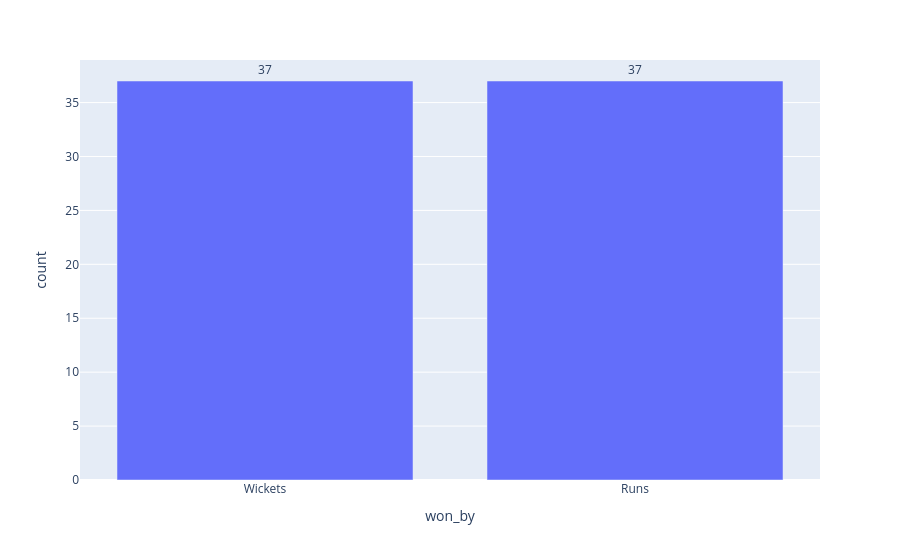

Write notebook code for a chart like this one.
### Markdown cell above
USING PLOTLY

### Code cell
import plotly.express as px
from plotly.offline import iplot

counts = df['won_by'].value_counts().reset_index()
counts.columns = ['won_by', 'count']

fig = px.bar(
    counts,
    x='won_by',
    y='count',
    text='count'      # Shows values on bars
)

fig.update_traces(textposition='outside')
iplot(fig)

### Figure 1 — Plotly figure (JSON) as saved in the notebook; plotly's stock layout.template omitted (floating-point values rounded to 4 significant figures)
{"data": [{"alignmentgroup": "True", "hovertemplate": "won_by=%{x}<br>count=%{text}<extra></extra>", "legendgroup": "", "marker": {"color": "#636efa", "pattern": {"shape": ""}}, "name": "", "offsetgroup": "", "orientation": "v", "showlegend": false, "text": [37, 37], "textposition": "outside", "type": "bar", "x": ["Wickets", "Runs"], "xaxis": "x", "y": [37, 37], "yaxis": "y"}], "layout": {"barmode": "relative", "legend": {"tracegroupgap": 0}, "margin": {"t": 60}, "xaxis": {"anchor": "y", "domain": [0, 1], "title": {"text": "won_by"}}, "yaxis": {"anchor": "x", "domain": [0, 1], "title": {"text": "count"}}}}
